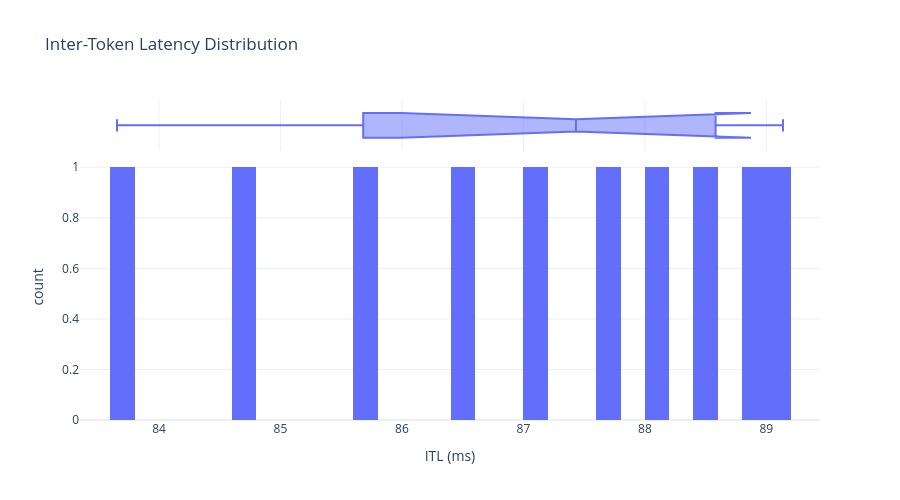

Notebook code cell kept with this figure:
### Markdown cell above
## Inter-Token Latency (ITL) Analysis

### Code cell
# ITL distribution
fig = px.histogram(
    df_success,
    x='itl_ms',
    nbins=50,
    title='Inter-Token Latency Distribution',
    labels={'itl_ms': 'ITL (ms)', 'count': 'Frequency'},
    marginal='box'
)
fig.update_layout(showlegend=False, height=500)
fig.show()

# Statistics
print("\nITL Statistics:")
print(f"  Mean: {df_success['itl_ms'].mean():.2f} ms")
print(f"  Median (P50): {df_success['itl_ms'].median():.2f} ms")
print(f"  P95: {df_success['itl_ms'].quantile(0.95):.2f} ms")
print(f"  Min: {df_success['itl_ms'].min():.2f} ms")
print(f"  Max: {df_success['itl_ms'].max():.2f} ms")

### Figure 1 — Plotly figure (JSON) as saved in the notebook; plotly's stock layout.template omitted (floating-point values rounded to 4 significant figures)
{"data": [{"bingroup": "x", "hovertemplate": "ITL (ms)=%{x}<br>count=%{y}<extra></extra>", "legendgroup": "", "marker": {"color": "#636efa", "pattern": {"shape": ""}}, "name": "", "nbinsx": 50, "orientation": "v", "showlegend": false, "type": "histogram", "x": [83.65, 84.79, 85.68, 86.43, 87.14, 87.73, 88.19, 88.58, 88.9, 89.14], "xaxis": "x", "yaxis": "y"}, {"hovertemplate": "ITL (ms)=%{x}<extra></extra>", "legendgroup": "", "marker": {"color": "#636efa"}, "name": "", "notched": true, "showlegend": false, "type": "box", "x": [83.65, 84.79, 85.68, 86.43, 87.14, 87.73, 88.19, 88.58, 88.9, 89.14], "xaxis": "x2", "yaxis": "y2"}], "layout": {"barmode": "relative", "height": 500, "legend": {"tracegroupgap": 0}, "showlegend": false, "title": {"text": "Inter-Token Latency Distribution"}, "xaxis": {"anchor": "y", "domain": [0, 1], "title": {"text": "ITL (ms)"}}, "xaxis2": {"anchor": "y2", "domain": [0, 1], "matches": "x", "showgrid": true, "showticklabels": false}, "yaxis": {"anchor": "x", "domain": [0, 0.8316], "title": {"text": "count"}}, "yaxis2": {"anchor": "x2", "domain": [0.8416, 1], "matches": "y2", "showgrid": false, "showline": false, "showticklabels": false, "ticks": ""}}}
